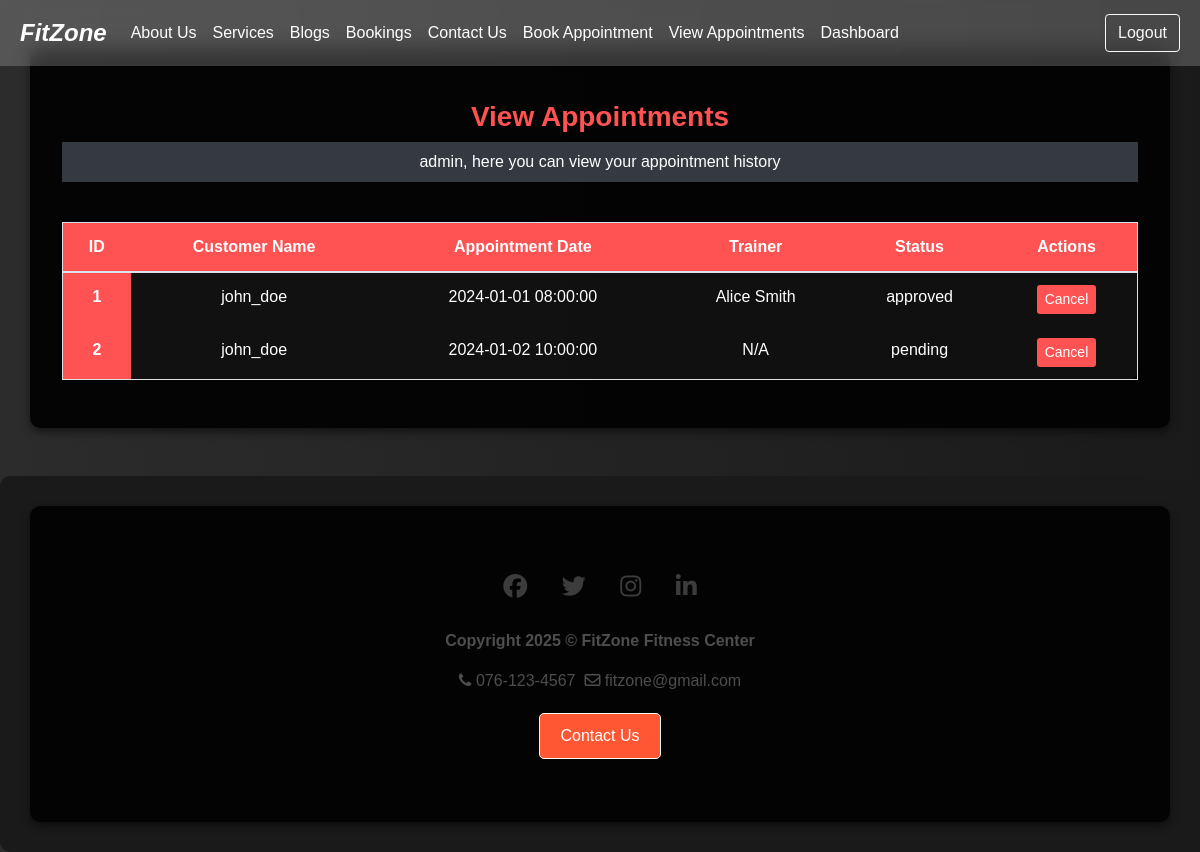
Page /view_appointments.php (signed in) on the committed database.
### tables this page shows
CREATE TABLE IF NOT EXISTS appointments (
    appointment_id INT AUTO_INCREMENT PRIMARY KEY,
    user_id INT NOT NULL,
    customer_name VARCHAR(255) NOT NULL,
    service_type ENUM('personal_training', 'group_class', 'nutrition_counseling') NOT NULL,
    class_id INT,
    trainer_id INT,
    appointment_date DATETIME NOT NULL,
    status ENUM('pending', 'approved', 'rejected') DEFAULT 'pending',
    FOREIGN KEY (user_id) REFERENCES users(user_id)
        ON DELETE CASCADE
        ON UPDATE CASCADE,
    FOREIGN KEY (class_id) REFERENCES fitness_classes(class_id)
        ON DELETE SET NULL
        ON UPDATE CASCADE,
    FOREIGN KEY (trainer_id) REFERENCES trainers(trainer_id)
        ON DELETE SET NULL
        ON UPDATE CASCADE,
    created_at TIMESTAMP DEFAULT CURRENT_TIMESTAMP
);

CREATE TABLE IF NOT EXISTS users (
    user_id INT AUTO_INCREMENT PRIMARY KEY,
    username VARCHAR(50) NOT NULL UNIQUE,
    password_hash VARCHAR(255) NOT NULL,
    email VARCHAR(100) NOT NULL UNIQUE,
    phone_number VARCHAR(15),
    role ENUM('customer', 'staff', 'admin') NOT NULL DEFAULT 'customer',
    created_at TIMESTAMP DEFAULT CURRENT_TIMESTAMP
);

CREATE TABLE IF NOT EXISTS trainers (
    trainer_id INT AUTO_INCREMENT PRIMARY KEY,
    trainer_name VARCHAR(255) NOT NULL,
    phone_number VARCHAR(15) NOT NULL,
    specialty VARCHAR(255),
    certification_details TEXT,
    pricing_packages TEXT,
    image_url VARCHAR(255),
    created_at TIMESTAMP DEFAULT CURRENT_TIMESTAMP
);

### includes/view.appointments.inc.php (called while the page is built, shortened)
<?php
require 'includes/dbh.inc.php';
function fetchAppointments($user_id, $role) {
    global $conn;
    if ($role === 'admin' || $role === 'staff') {
        $sql = "
            SELECT
                a.appointment_id,
                u.username AS customer_name,
                a.appointment_date,
                a.status,
                t.trainer_name AS trainer_name
            FROM appointments a
            LEFT JOIN users u ON a.user_id = u.user_id
            LEFT JOIN trainers t ON a.class_id = t.trainer_id
        ";
        $stmt = $conn->prepare($sql);
    }
    $stmt->execute();
    $result = $stmt->get_result();
    $appointments = $result->fetch_all(MYSQLI_ASSOC);
    return $appointments;
}
?>

### view_appointments.php (the view, shortened to what this page needs)
<?php
require "header.php";
require 'includes/view.appointments.inc.php';
?>
<div class="container my-5">
    <h3 class="text-center">View Appointments</h3>
    <?php
    if (isset($_SESSION['user_id'])) {
        echo '<p class="text-center bg-dark p-2">' . htmlspecialchars($_SESSION['username']) . ', here you can view your appointment history</p><br>';
        $appointments = fetchAppointments($_SESSION['user_id'], $_SESSION['role']);
        if (!empty($appointments)) {
            echo '
                <table class="table table-hover table-bordered text-center">
                    <thead>
                        <tr>
                            <th scope="col">ID</th>
                            <th scope="col">Customer Name</th>
                            <th scope="col">Appointment Date</th>
                            <th scope="col">Trainer</th>
                            <th scope="col">Status</th>
                            <th scope="col" class="table-danger">Actions</th>
                        </tr>
                    </thead>
                    <tbody>';
            foreach ($appointments as $appointment) {
                echo "
                        <tr>
                            <form action='' method='POST'>
                                <input name='id' type='hidden' value='" . htmlspecialchars($appointment["appointment_id"]) . "'>
                                <th scope='row'>" . htmlspecialchars($appointment["appointment_id"]) . "</th>
                                <td>" . htmlspecialchars($appointment["customer_name"]) . "</td>
                                <td>" . htmlspecialchars($appointment["appointment_date"]) . "</td>
                                <td>" . htmlspecialchars($appointment["trainer_name"] ?: 'N/A') . "</td>
                                <td>" . htmlspecialchars($appointment["status"]) . "</td>
                                <td><button type='submit' name='delete-submit' class='btn btn-danger btn-sm'>Cancel</button></td>
                            </form>
                        </tr>";
            }
            echo '
                    </tbody>
                </table>';
        } else {
            echo '<p class="alert alert-danger text-center">No appointments found!</p>';
        }
    } else {
        echo '<p class="text-center text-danger"><br>You are currently not logged in!<br></p>
              <p class="text-center">Please log in to view your appointments.<br><br></p>';
    }
    ?>
</div>
<?php
require "footer.php";
?>

### header.php (shortened to what this page needs)
<!DOCTYPE html>
<html lang="en">
<head>
    <link href="css/style.css" rel="stylesheet" type="text/css">
    <link href="css/font-awesome.min.css" rel="stylesheet">
    <link rel="stylesheet" href="https://cdnjs.cloudflare.com/ajax/libs/font-awesome/4.7.0/css/font-awesome.min.css">
    <link rel="stylesheet" href="https://stackpath.bootstrapcdn.com/bootstrap/4.1.0/css/bootstrap.min.css">
</head>
<body>
    <nav class="navbar navbar-expand-md navbar-light fixed-top">
        <a class="navbar-brand" href="index.php">
            <strong><em>FitZone</em></strong>
        </a>
        <div class="collapse navbar-collapse" id="navi">
            <ul class="navbar-nav">
                <li class="nav-item"><a class="nav-link" href="index.php#aboutus">About Us</a></li>
                <li class="nav-item"><a class="nav-link" href="index.php#facilities">Services</a></li>
                <li class="nav-item"><a class="nav-link" href="blogs.php">Blogs</a></li>
                <li class="nav-item"><a class="nav-link" href="appointments.php">Bookings</a></li>
                <li class="nav-item"><a class="nav-link" href="contact.php">Contact Us</a></li>
                <?php if (isset($_SESSION['user_id'])): ?>
                    <li class="nav-item"><a class="nav-link" href="appointments.php">Book Appointment</a></li>
                    <li class="nav-item"><a class="nav-link" href="view_appointments.php">View Appointments</a></li>
                    <?php if ($_SESSION['role'] == 'admin'): ?>
                        <li class="nav-item"><a class="nav-link" href="admin.php">Dashboard</a></li>
                    <?php endif; ?>
                <?php endif; ?>
            </ul>
            <ul class="navbar-nav ml-auto">
                <?php if (isset($_SESSION['user_id'])): ?>
                    <form class="form-inline" action="includes/logout.inc.php" method="post">
                        <button type="submit" name="logout-submit" class="btn btn-outline-light">Logout</button>
                    </form>
                <?php else: ?>
                    <li class="nav-item"><a class="nav-link" data-toggle="modal" data-target="#myModal_reg">Sign Up</a></li>
                    <li class="nav-item"><a class="nav-link" data-toggle="modal" data-target="#myModal_login">Login</a></li>
                <?php endif; ?>
            </ul>
        </div>
    </nav>
</body>
</html>

### footer.php (shortened to what this page needs)
<footer class="footer" id="footer">
    <div class="container py-5">
        <div class="row">
            <div class="col-sm-12 text-center">
                <div class="social-icon mb-4">
                    <a href="index.php" class="social-link"><i class="fa fa-facebook"></i></a>
                    <a href="index.php" class="social-link"><i class="fa fa-twitter"></i></a>
                    <a href="index.php" class="social-link"><i class="fa fa-instagram"></i></a>
                    <a href="index.php" class="social-link"><i class="fa fa-linkedin"></i></a>
                </div>
                <div class="copyright">
                    <p><b>Copyright 2025 &copy; FitZone Fitness Center</b></p>
                    <p><i class="fa fa-phone"></i> 076-123-4567 &nbsp;<i class="fa fa-envelope-o"></i> fitzone@gmail.com</p>
                </div>
                <div class="contact-us">
                    <a href="contact.php" class="btn btn-outline-light">Contact Us</a>
                </div>
            </div>
        </div>
    </div>
</footer>
</body>
</html>

### css/style.css (style rules this page uses)
* { margin: 0; padding: 0; box-sizing: border-box; font-family: 'Arial', sans-serif; }
body { overflow-y: scroll; overflow-x: hidden; background: linear-gradient(to bottom, #333, #6e6e6e); }
h3 { text-shadow: 2px 1px rgba(0, 0, 0, 0.5); }
.navbar { background-color: rgba(0, 0, 0, 0.6); backdrop-filter: blur(10px); }
.navbar-brand { font-family: 'Brush Script MT', cursive; color: white; }
.navbar .navbar-nav .nav-item a { color: white; }
.navbar .navbar-nav li a { text-decoration: none; }
.row { margin: 15px; }
.nav-link { cursor: pointer; }
.footer { padding-top: 30px; padding-bottom: 30px; background: rgba(0, 0, 0, 0.6); backdrop-filter: blur(10px); color: white; border-radius: 10px; text-align: center; }
.footer .copyright { margin-top: 20px; }
.footer .contact-us a { font-size: 16px; background-color: #ff5733; color: white; padding: 10px 20px; border-radius: 5px; transition: background-color 0.3s ease; }
.text-center { text-align: center; }

### header.php (style rules this page uses)
body { background: linear-gradient(to right, #6a5b5b, #a55d5d); color: white; font-family: 'Arial', sans-serif; }
.navbar { background: rgba(255, 255, 255, 0.2); backdrop-filter: blur(10px); padding: 10px 20px; }
.navbar-brand strong em { font-size: 1.5rem; color: #ffffff; }
.navbar-nav .nav-link { color: white !important; padding: 10px 15px; }
.nav-item:last-child { margin-right: 0; }

### view_appointments.php (style rules this page uses)
body { background: linear-gradient(to right, #2c2c2c, #1a1a1a); color: white; }
.container { background: rgba(0, 0, 0, 0.9); padding: 2rem; border-radius: 10px; box-shadow: 0 4px 8px rgba(0, 0, 0, 0.5); }
h3 { font-weight: bold; color: #ff5252; margin-top: 20px; }
.table { background: rgba(255, 255, 255, 0.05); border-radius: 10px; color: white; }
.table th { background-color: #ff5252; color: white; border: none; }
.table td { border: none; }
.btn-danger { background-color: #ff5252; border: none; }

### footer.php (style rules this page uses)
.footer { background: linear-gradient(to bottom, #1a1a1a 100%, #000000 0%); backdrop-filter: blur(10px); color: white; }
.social-icon { margin-bottom: 20px; }
.social-link { font-size: 24px; margin: 0px 15px; color:rgb(60, 60, 60); transition: all 0.3s ease-in-out; }
.copyright { margin-bottom: 20px; color: rgb(79, 77, 77); }
.contact-us a { font-size: 16px; background-color:rgb(127, 125, 125); color: white; padding: 10px 20px; border-radius: 5px; transition: background-color 0.3s ease; }

### rows in the picture
appointments: appointment_id "1", user.username "john_doe", appointment_date "2024-01-01 08:00:00", trainers.trainer_name "Alice Smith", status "approved"
appointments: appointment_id "2", user.username "john_doe", appointment_date "2024-01-02 10:00:00", trainer_name "N/A", status "pending"

### other values in the picture
$_SESSION['username'] "admin"
